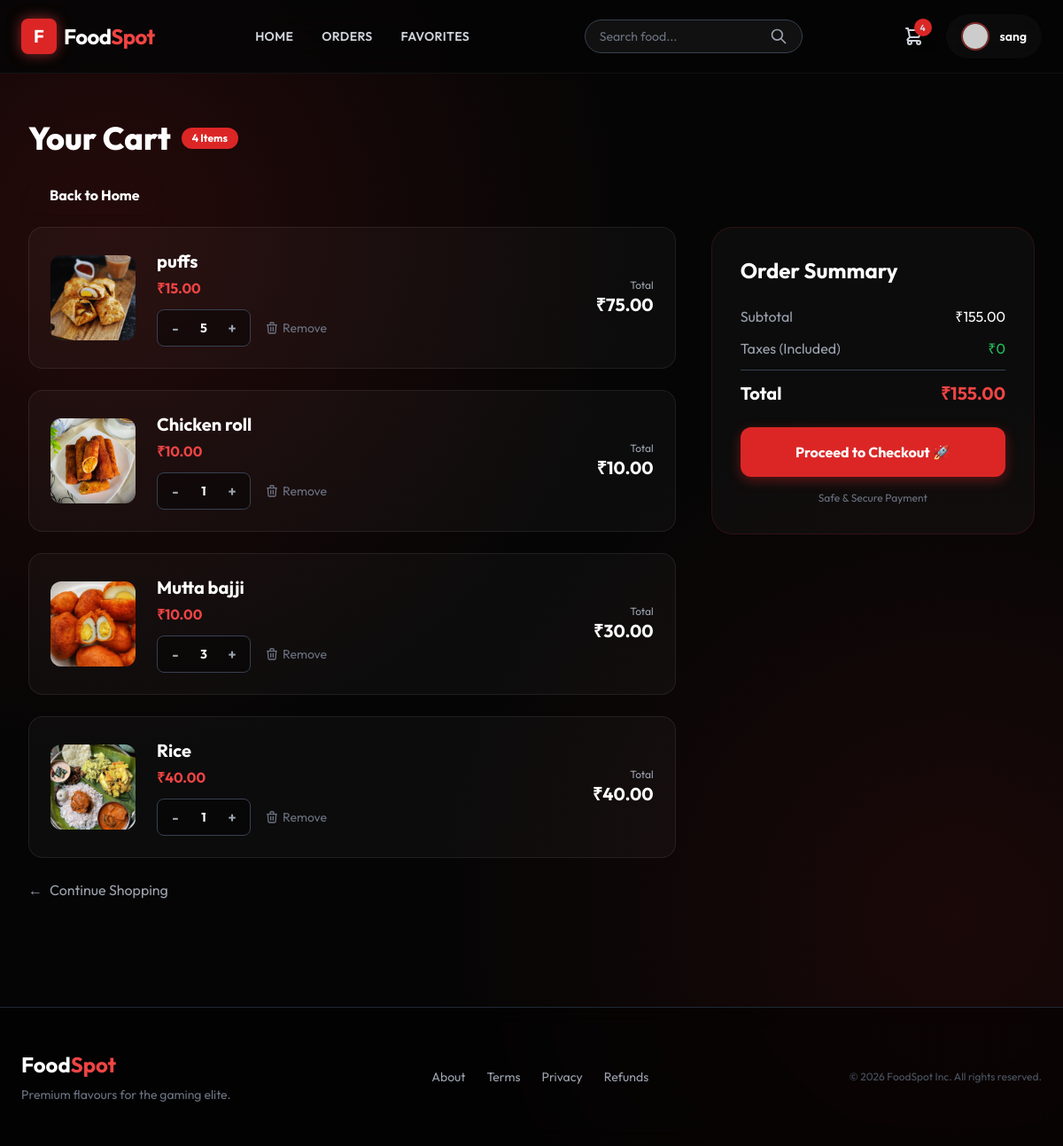
The page /cart/ (signed in) on the database its author committed.
### menu/models.py (models this page shows, shortened)
class Cart(models.Model):
    item = models.ForeignKey(Product, on_delete=models.CASCADE)
    user = models.ForeignKey(User, on_delete=models.CASCADE)
    qty = models.IntegerField(null=False, default=1)
    date = models.DateTimeField(auto_now_add=True)
    def total_price(self):
        return self.qty * self.item.selling_price

class Product(models.Model):
    category = models.ForeignKey(Category, on_delete=models.CASCADE)
    name = models.CharField(max_length=150, null=False, blank=False)
    product_image = models.ImageField(upload_to='images', null=True, blank=True)
    quantity = models.IntegerField(null=False, blank=False, default=0)
    original_price = models.DecimalField(max_digits=10, decimal_places=2, null=False)
    selling_price = models.DecimalField(max_digits=10, decimal_places=2, null=False)
    description = models.TextField(max_length=300, null=False)
    is_veg = models.BooleanField(default=False)
    is_active = models.BooleanField(default=True)

### menu/views.py (the view)
# urls.py: path("cart/", CartView.as_view(), name="cart"),
@method_decorator(signin_required, name="dispatch")
@method_decorator(never_cache, name="dispatch")
class CartView(View):
    def get(self, request):
        cart_items = Cart.objects.filter(user=request.user)
        total = sum(item.item.selling_price * item.qty for item in cart_items)
        return render(request, "menu/cart.html", {
            "data": cart_items,
            "total_price": total
        })

### menu/views.py (called while the page is built)
def signin_required(fn):
    def wrapper(request, *args, **kwargs):
        if not request.user.is_authenticated:
            return redirect("login")
        return fn(request, *args, **kwargs)
    return wrapper

### menu/templates/menu/cart.html (shortened to what this page needs)
{% extends 'menu/base.html' %}
{% block content %}
<div class="max-w-6xl mx-auto py-10">
    <div class="flex items-center gap-3 mb-8">
        <h2 class="text-4xl font-extrabold text-white">Your Cart</h2>
        <span class="bg-red-600 text-white text-xs font-bold px-3 py-1 rounded-full">{{ data|length }} Items</span>
    </div>
    <a href="{% url 'home' %}"
        class="bg-white-600 hover:bg-red-700 text-white font-bold py-3 px-6 rounded-full shadow-lg transition transform hover:scale-105">
        Back to Home
    </a>
    <br>
    <br>
    {% if data %}
    <div class="flex flex-col lg:flex-row gap-10" id="cart-container">
        <div class="lg:w-2/3 space-y-6" id="cart-items-list">
            {% for item in data %}
            <div class="glass p-6 rounded-2xl flex items-center gap-6 relative group overflow-hidden cart-item-row"
                id="item-row-{{ item.id }}">
                <div class="w-24 h-24 rounded-xl overflow-hidden flex-shrink-0">
                    {% if item.item.product_image %}
                    <img src="{{ item.item.product_image.url }}" class="w-full h-full object-cover">
                    {% else %}
                    <div class="w-full h-full bg-gray-800 flex items-center justify-center text-xs text-gray-500">No Img
                    </div>
                    {% endif %}
                </div>
                <div class="flex-grow">
                    <h3 class="text-xl font-bold text-white mb-1">{{ item.item.name }}</h3>
                    <p class="text-red-500 font-bold mb-3">₹{{ item.item.selling_price }}</p>
                    <div class="flex items-center gap-4">
                        <div class="flex items-center bg-black/40 rounded-lg p-1 border border-gray-700">
                            <form action="{% url 'decrease_qty' item.id %}" method="POST" class="qty-form">
                                <button type="submit"
                                    class="w-8 h-8 flex items-center justify-center text-gray-400 hover:text-white transition font-bold">-</button>
                            </form>
                            <span class="w-8 text-center text-white font-bold text-sm item-qty-value"
                                id="qty-{{ item.id }}">{{ item.qty }}</span>
                            <form action="{% url 'increase_qty' item.id %}" method="POST" class="qty-form">
                                <button type="submit"
                                    class="w-8 h-8 flex items-center justify-center text-gray-400 hover:text-white transition font-bold">+</button>
                            </form>
                        </div>
                        <a href="{% url 'delete_cart' item.id %}"
                            class="text-gray-500 hover:text-red-500 transition text-sm flex items-center gap-1 delete-cart-link"
                            data-item-id="{{ item.id }}">
                            <svg xmlns="http://www.w3.org/2000/svg" class="h-4 w-4" fill="none" viewBox="0 0 24 24"
                                stroke="currentColor">
                                <path stroke-linecap="round" stroke-linejoin="round" stroke-width="2"
                                    d="M19 7l-.867 12.142A2 2 0 0116.138 21H7.862a2 2 0 01-1.995-1.858L5 7m5 4v6m4-6v6m1-10V4a1 1 0 00-1-1h-4a1 1 0 00-1 1v3M4 7h16" />
                            </svg>
                            Remove
                        </a>
                    </div>
                </div>
                <div class="text-right hidden sm:block">
                    <p class="text-gray-400 text-xs">Total</p>
                    <p class="text-xl font-bold text-white">₹<span class="item-total-val"
                            id="item-total-{{ item.id }}">{{ item.total_price }}</span></p>
                </div>
            </div>
            {% endfor %}
            <a href="{% url 'home' %}"
                class="inline-flex items-center gap-2 text-gray-400 hover:text-white transition mt-4">
                <span>&larr;</span> Continue Shopping
            </a>
        </div>
        <div class="lg:w-1/3">
            <div class="glass p-8 rounded-3xl border border-red-900/30 sticky top-24">
                <h3 class="text-2xl font-bold text-white mb-6">Order Summary</h3>
                <div class="space-y-3 mb-6">
                    <div class="flex justify-between text-gray-400">
                        <span>Subtotal</span>
                        <span class="text-white">₹<span id="cart-subtotal">{{ total_price }}</span></span>
                    </div>
                    <div class="flex justify-between text-gray-400">
                        <span>Taxes (Included)</span>
                        <span class="text-green-500">₹0</span>
                    </div>
                    <div class="border-t border-gray-700 pt-3 flex justify-between text-xl font-bold text-white">
                        <span>Total</span>
                        <span class="text-red-500">₹<span id="cart-total">{{ total_price }}</span></span>
                    </div>
                </div>
                <a href="{% url 'checkout' %}"
                    class="block w-full bg-red-600 hover:bg-red-700 text-white font-bold py-4 rounded-xl text-center shadow-[0_4px_14px_0_rgba(220,38,38,0.39)] hover:shadow-[0_6px_20px_rgba(220,38,38,0.23)] hover:-translate-y-0.5 transition ease-in-out">
                    Proceed to Checkout 🚀
                </a>
                <p class="text-center text-gray-500 text-xs mt-4">Safe & Secure Payment</p>
            </div>
        </div>
    </div>
    {% endif %}
</div>
{% endblock %}

### menu/templates/menu/base.html (shortened to what this page needs)
{% load static %}
<!DOCTYPE html>
<html lang="en">
<head>
    <script src="https://cdn.tailwindcss.com"></script>
</head>
<body class="flex flex-col min-h-screen">
    {% block navbar %}
    <nav class="glass-nav fixed w-full z-50 transition-all duration-300">
        <div class="max-w-7xl mx-auto px-6 py-4 flex justify-between items-center">
            <a href="{% url 'home' %}" class="flex items-center gap-2 group">
                <div
                    class="w-10 h-10 bg-red-600 rounded-lg flex items-center justify-center transform group-hover:rotate-12 transition duration-300 shadow-[0_0_15px_rgba(239,68,68,0.6)]">
                    <span class="text-white font-bold text-xl">F</span>
                </div>
                <span class="text-2xl font-bold tracking-tight group-hover:text-red-500 transition">Food<span
                        class="text-red-500">Spot</span></span>
            </a>
            {% if user.is_authenticated %}
            <div class="hidden md:flex items-center space-x-8 text-sm font-semibold uppercase tracking-wide">
                <a href="{% url 'home' %}" class="relative group text-gray-300 hover:text-white transition">
                    Home
                </a>
                <a href="{% url 'my_orders' %}" class="relative group text-gray-300 hover:text-white transition">
                    Orders
                </a>
                <a href="{% url 'favorites' %}" class="relative group text-gray-300 hover:text-white transition">
                    Favorites
                </a>
            </div>
            {% endif %}
            {% block search_bar %}
            <form action="{% url 'search' %}" method="GET"
                class="search-form relative hidden md:flex items-center bg-white/5 border border-gray-700 rounded-full px-4 py-2 ml-4 focus-within:border-red-500/50 focus-within:bg-white/10 transition">
                <input type="text" name="q" placeholder="Search food..." autocomplete="off"
                    class="search-input bg-transparent border-none text-sm text-white placeholder-gray-500 focus:outline-none w-48">
                <button type="submit" class="text-gray-400 hover:text-white transition">
                    <svg xmlns="http://www.w3.org/2000/svg" class="h-5 w-5" fill="none" viewBox="0 0 24 24"
                        stroke="currentColor">
                        <path stroke-linecap="round" stroke-linejoin="round" stroke-width="2"
                            d="M21 21l-6-6m2-5a7 7 0 11-14 0 7 7 0 0114 0z" />
                    </svg>
                </button>
            </form>
            {% endblock %}
            <div class="flex items-center space-x-6">
                {% if user.is_authenticated %}
                <a href="{% url 'cart' %}" class="relative group text-gray-300 hover:text-white transition">
                    {% if user.cart_set.count > 0 %}
                    <span
                        class="absolute -top-2 -right-2 bg-red-600 text-[10px] w-5 h-5 flex items-center justify-center rounded-full font-bold shadow-lg animate-bounce">
                        {{ user.cart_set.count }}
                    </span>
                    {% endif %}
                </a>
                {% endif %}
                {% if user.is_authenticated %}
                <a href="{% url 'profile' %}"
                    class="flex items-center gap-3 glass px-4 py-2 rounded-full hover:bg-white/10 transition border-transparent hover:border-red-500/30 group">
                    <div
                        class="w-8 h-8 rounded-full overflow-hidden border-2 border-red-500/50 group-hover:border-red-500 transition">
                        {% if user.profile.profile_pic %}
                        <img src="{{ user.profile.profile_pic.url }}" class="w-full h-full object-cover">
                        {% else %}
                        <img src="https://ui-avatars.com/api/?name={{ user.username }}&background=1f2937&color=fff"
                            class="w-full h-full object-cover">
                        {% endif %}
                    </div>
                    <span class="hidden md:block font-semibold text-sm">{{ user.username }}</span>
                </a>
                {% else %}
                <a href="{% url 'login' %}"
                    class="bg-red-600 hover:bg-red-700 text-white text-sm font-bold px-6 py-2.5 rounded-full shadow-[0_4px_14px_0_rgba(220,38,38,0.39)] hover:shadow-[0_6px_20px_rgba(220,38,38,0.23)] hover:-translate-y-0.5 transition ease-in-out">
                    Login
                </a>
                {% endif %}
            </div>
        </div>
    </nav>
    {% endblock %}
    <main class="flex-grow {% block main_padding_class %}pt-24{% endblock %} px-4 sm:px-6 lg:px-8 max-w-7xl mx-auto w-full fade-in">
        {% block content %}
        {% endblock %}
    </main>
    <footer class="mt-20 border-t border-gray-800 bg-black/50 backdrop-blur-md">
        <div class="max-w-7xl mx-auto py-12 px-6">
            <div class="flex flex-col md:flex-row justify-between items-center gap-6">
                <div class="text-center md:text-left">
                    <h3 class="text-2xl font-bold text-white mb-2">Food<span class="text-red-500">Spot</span></h3>
                    <p class="text-gray-500 text-sm">Premium flavours for the gaming elite.</p>
                </div>
                <div class="flex space-x-6 text-sm text-gray-400">
                    <a href="{% url 'about_us' %}" class="hover:text-red-500 transition">About</a>
                    <a href="{% url 'terms' %}" class="hover:text-red-500 transition">Terms</a>
                    <a href="{% url 'privacy' %}" class="hover:text-red-500 transition">Privacy</a>
                    <a href="{% url 'refund' %}" class="hover:text-red-500 transition">Refunds</a>
                </div>
                <p class="text-gray-600 text-xs">© 2026 FoodSpot Inc. All rights reserved.</p>
            </div>
        </div>
    </footer>
</body>
</html>

### menu/templates/menu/base.html (style rules this page uses)
:root { --theme-bg: #050505; --theme-surface: #0b0b0f; --theme-surface-2: #12121a; --theme-border: rgba(255, 255, 255, 0.08); --theme-red: #ef4444; --theme-red-soft: rgba(239, 68, 68, 0.22); --theme-green: #22c55e; --theme-text: #f8fafc; --theme-muted: #94a3b8; }
body { font-family: 'Outfit', sans-serif; background-color: var(--theme-bg); background-image: radial-gradient(circle at 10% 20%, rgba(220, 38, 38, 0.15) 0%, transparent 40%), radial-gradient(circle at 90% 80%, rgba(220, 38, 38, 0.1) 0%, transparent 40%); color: #fff; overflow-x: hidden; }
.glass { background: rgba(255, 255, 255, 0.03); backdrop-filter: blur(16px); -webkit-backdrop-filter: blur(16px); border: 1px solid rgba(255, 255, 255, 0.08); }
.glass-nav { background: rgba(5, 5, 5, 0.85); backdrop-filter: blur(20px); border-bottom: 1px solid rgba(255, 255, 255, 0.05); }
.fade-in { animation: fadeIn 0.6s ease-out forwards; opacity: 0; transform: translateY(10px); }

### rows shown on the page
Cart: item.product_image (picture), item.name "puffs", item.selling_price "15.00", qty "5", total_price "75.00"
Cart: item.product_image (picture), item.name "Chicken roll", item.selling_price "10.00", qty "1", total_price "10.00"
Cart: item.product_image (picture), item.name "Mutta bajji", item.selling_price "10.00", qty "3", total_price "30.00"
Cart: item.product_image (picture), item.name "Rice", item.selling_price "40.00", qty "1", total_price "40.00"

### other values the page prints
{{ user.cart_set.count }} "4"
{{ user.username }} "sang"
{{ data|length }} "4"
{{ total_price }} "155.00"
